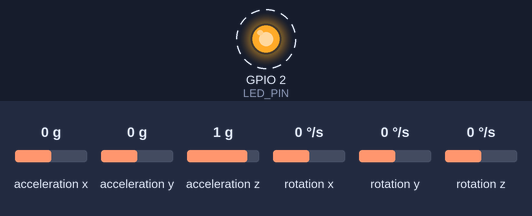
This sketch was run on a simulated ESP32. Shown: output pins drawn as LEDs (lit = HIGH). Wiring (inferred from the names in the program): MPU-9250 motion sensor at I2C address 0x68. Dashed ring = blinking. Inputs (shaded band) come from the test bench; at power-on: acceleration x 0 g, acceleration y 0 g, acceleration z 1 g, rotation x 0 °/s, rotation y 0 °/s, rotation z 0 °/s. What the sketch prints to the serial monitor is not drawn.

Above: at 4.2 s.
Timing chart, 0 to 7.0 s (numbered marks = the images above):
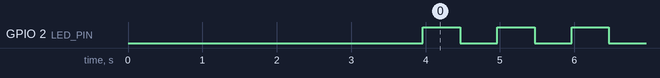

Measured:
- by itself, GPIO 2 (LED_PIN): alternates HIGH for 0.50 s and LOW for 0.50 s

The sketch:

esp32_imu_test.ino
```cpp
/*
 * ============================================================================
 * ESP32 + IMU GY-521 (MPU6050) - TES BACA SUDUT (TAHAP 1)
 * ============================================================================
 * Tujuan tahap ini HANYA: ESP32 membaca IMU dan mengirim sudut lewat USB
 * Serial. Belum ada motor/ESC/PID.
 *
 * Format output SAMA dengan firmware Uno lama, jadi GUI Python (mode
 * Hardware) langsung bisa membaca tanpa diubah:
 *
 *     *,f1,f2,f3,f4,f5,f6,f7,f8,#        (115200 baud, diakhiri newline)
 *
 *   f1 = sudut sumbu LAIN (deg, filter komplementer)  -> untuk cek sumbu
 *   f2 = SUDUT BATANG (deg, filter komplementer)       -> dibaca GUI
 *   f3 = laju sudut batang dari gyro (deg/s)
 *   f4 = ax (g)    f5 = ay (g)    f6 = az (g)
 *   f7 = suhu sensor (degC)
 *   f8 = frekuensi loop baca IMU (Hz)
 *
 * Baris yang TIDAK diawali '*' adalah pesan teks (tampil di GUI sebagai
 * "Pesan Uno"), mis. status kalibrasi atau error I2C.
 *
 * ----------------------------------------------------------------------------
 * WIRING (ESP32 DevKit V1 / WROOM-32)
 * ----------------------------------------------------------------------------
 *   GY-521 VCC -> 3V3  (boleh juga VIN/5V, modul punya regulator sendiri)
 *   GY-521 GND -> GND
 *   GY-521 SDA -> GPIO 21
 *   GY-521 SCL -> GPIO 22
 *   GY-521 AD0 -> GND / dibiarkan (alamat 0x68). Jika AD0 ke 3V3 -> 0x69.
 *
 * ----------------------------------------------------------------------------
 * CARA PAKAI
 * ----------------------------------------------------------------------------
 *   1. Arduino IDE: Board "ESP32 Dev Module", pilih port COM ESP32, Upload.
 *      (Tidak perlu library tambahan, hanya Wire bawaan.)
 *   2. Saat menyala, DIAMKAN alat ~2 detik (kalibrasi bias gyro).
 *   3. Buka Serial Monitor/Plotter 115200, atau GUI Python mode Hardware.
 *   4. Miringkan batang: kalau yang berubah malah f1 (bukan f2), ganti
 *      BEAM_AXIS di bawah. Kalau arahnya terbalik, pakai tombol "balik
 *      arah" di GUI, atau set BEAM_SIGN = -1.
 * ============================================================================
 */

#include <Wire.h>
#include <math.h>

// ----------------------------- konfigurasi ---------------------------------
#define I2C_SDA        21
#define I2C_SCL        22
#define I2C_HZ         400000      // 400 kHz (turunkan ke 100000 jika kabel panjang)
#define MPU_ADDR       0x68        // 0x69 jika pin AD0 dihubungkan ke 3V3

#define LED_PIN        2           // D2 / GPIO2 (LED onboard DevKit V1)
#define LED_OK_MS      500         // kedip lambat  = normal (toggle tiap 500 ms)
#define LED_ERR_MS     100         // kedip cepat   = ada error baca I2C

#define BAUD           115200
#define SAMPLE_HZ      500         // laju baca IMU + update filter
#define OUTPUT_HZ      100         // laju kirim baris ke Serial

#define BEAM_AXIS      1         // 0 = putar terhadap sumbu X (roll), 1 = sumbu Y (pitch)
#define BEAM_SIGN      1        // 1 atau -1 untuk membalik arah sudut (-1: sesuai alat asli)
#define COMP_ALPHA     0.98f       // bobot gyro pada filter komplementer
#define CALIB_SAMPLES  1000        // ~2 s @ 500 Hz

// ----------------------------- register MPU6050 ----------------------------
#define REG_SMPLRT_DIV   0x19
#define REG_CONFIG       0x1A
#define REG_GYRO_CONFIG  0x1B
#define REG_ACCEL_CONFIG 0x1C
#define REG_ACCEL_XOUT_H 0x3B
#define REG_PWR_MGMT_1   0x6B
#define REG_WHO_AM_I     0x75

const float ACC_LSB_PER_G   = 16384.0f;  // +-2 g
const float GYRO_LSB_PER_DPS = 131.0f;   // +-250 deg/s

// ----------------------------- state ---------------------------------------
float gyroBias[3] = {0, 0, 0};
float angRoll = 0, angPitch = 0;         // hasil filter komplementer (deg)
float ax_g = 0, ay_g = 0, az_g = 0, tempC = 0;
float gx_dps = 0, gy_dps = 0, gz_dps = 0;

uint32_t lastSampleUs = 0, lastOutUs = 0;
uint32_t loopCount = 0, rateT0 = 0;
float loopHz = 0;
uint32_t i2cErrors = 0;
bool imuOk = false;
uint32_t lastLedMs = 0, lastErrMs = 0;
bool ledState = false;

// Kedip LED non-blocking. Cepat selama 1 detik setelah error I2C terakhir.
void updateLed() {
  uint32_t ms = millis();
  uint32_t period = (lastErrMs && (ms - lastErrMs) < 1000) ? LED_ERR_MS : LED_OK_MS;
  if (ms - lastLedMs >= period) {
    lastLedMs = ms;
    ledState = !ledState;
    digitalWrite(LED_PIN, ledState);
  }
}

// ----------------------------- I2C helper ----------------------------------
bool writeReg(uint8_t reg, uint8_t val) {
  Wire.beginTransmission(MPU_ADDR);
  Wire.write(reg);
  Wire.write(val);
  return Wire.endTransmission() == 0;
}

bool readRegs(uint8_t reg, uint8_t *buf, uint8_t n) {
  Wire.beginTransmission(MPU_ADDR);
  Wire.write(reg);
  if (Wire.endTransmission(false) != 0) return false;   // repeated start
  if (Wire.requestFrom((uint8_t)MPU_ADDR, n) != n) return false;
  for (uint8_t i = 0; i < n; i++) buf[i] = Wire.read();
  return true;
}

// Baca accel + suhu + gyro sekaligus (14 byte). Gyro sudah dikurangi bias.
bool readImu() {
  uint8_t b[14];
  if (!readRegs(REG_ACCEL_XOUT_H, b, 14)) return false;
  int16_t ax = (b[0] << 8) | b[1];
  int16_t ay = (b[2] << 8) | b[3];
  int16_t az = (b[4] << 8) | b[5];
  int16_t t  = (b[6] << 8) | b[7];
  int16_t gx = (b[8] << 8) | b[9];
  int16_t gy = (b[10] << 8) | b[11];
  int16_t gz = (b[12] << 8) | b[13];
  ax_g = ax / ACC_LSB_PER_G;
  ay_g = ay / ACC_LSB_PER_G;
  az_g = az / ACC_LSB_PER_G;
  tempC = t / 340.0f + 36.53f;
  gx_dps = gx / GYRO_LSB_PER_DPS - gyroBias[0];
  gy_dps = gy / GYRO_LSB_PER_DPS - gyroBias[1];
  gz_dps = gz / GYRO_LSB_PER_DPS - gyroBias[2];
  return true;
}

// Sudut dari accelerometer saja (deg)
float accRoll()  { return atan2f(ay_g, az_g) * RAD_TO_DEG; }
float accPitch() { return atan2f(-ax_g, sqrtf(ay_g * ay_g + az_g * az_g)) * RAD_TO_DEG; }

// ----------------------------- inisialisasi --------------------------------
bool initImu() {
  uint8_t who = 0;
  if (!readRegs(REG_WHO_AM_I, &who, 1)) {
    Serial.printf("IMU tidak menjawab di alamat 0x%02X. Cek kabel SDA=%d SCL=%d, VCC, GND.\n",
                  MPU_ADDR, I2C_SDA, I2C_SCL);
    return false;
  }
  // MPU6050 asli = 0x68. Modul klon sering MPU6500/9250 (0x70/0x71/0x73) -
  // register accel/gyro sama, jadi tetap dipakai, cukup diberi info.
  if (who != 0x68) {
    Serial.printf("Info: WHO_AM_I = 0x%02X (bukan 0x68, kemungkinan chip klon). Tetap dicoba.\n", who);
  }
  bool ok = true;
  ok &= writeReg(REG_PWR_MGMT_1, 0x01);     // bangun, clock dari gyro X (lebih stabil)
  delay(100);
  ok &= writeReg(REG_CONFIG, 0x03);         // DLPF ~44 Hz (redam getaran propeller)
  ok &= writeReg(REG_SMPLRT_DIV, 0x01);     // 1 kHz / (1+1) = 500 Hz
  ok &= writeReg(REG_GYRO_CONFIG, 0x00);    // +-250 deg/s
  ok &= writeReg(REG_ACCEL_CONFIG, 0x00);   // +-2 g
  if (!ok) Serial.println("Gagal menulis konfigurasi IMU.");
  return ok;
}

void calibrateGyro() {
  Serial.println("Kalibrasi gyro: DIAMKAN alat ~2 detik...");
  float sum[3] = {0, 0, 0};
  int n = 0;
  float saved[3] = {gyroBias[0], gyroBias[1], gyroBias[2]};
  gyroBias[0] = gyroBias[1] = gyroBias[2] = 0;
  for (int i = 0; i < CALIB_SAMPLES; i++) {
    if (readImu()) {
      sum[0] += gx_dps; sum[1] += gy_dps; sum[2] += gz_dps;
      n++;
    }
    delayMicroseconds(1000000 / SAMPLE_HZ);
  }
  if (n < CALIB_SAMPLES / 2) {
    Serial.println("Kalibrasi gagal (terlalu banyak error I2C), bias lama dipakai.");
    for (int k = 0; k < 3; k++) gyroBias[k] = saved[k];
    return;
  }
  for (int k = 0; k < 3; k++) gyroBias[k] = sum[k] / n;
  Serial.printf("Bias gyro (deg/s): x=%.3f y=%.3f z=%.3f\n", gyroBias[0], gyroBias[1], gyroBias[2]);

  // sudut awal dari accelerometer supaya filter tidak start dari 0
  if (readImu()) {
    angRoll = accRoll();
    angPitch = accPitch();
  }
}

void setup() {
  pinMode(LED_PIN, OUTPUT);
  digitalWrite(LED_PIN, LOW);
  Serial.begin(BAUD);
  delay(300);
  Serial.println();
  Serial.println("ESP32 IMU test - GY-521/MPU6050");

  Wire.begin(I2C_SDA, I2C_SCL);
  Wire.setClock(I2C_HZ);

  while (!(imuOk = initImu())) {
    digitalWrite(LED_PIN, !digitalRead(LED_PIN));   // kedip saat IMU belum terdeteksi
    delay(1000);                 // coba terus sampai IMU terdeteksi
  }
  calibrateGyro();
  Serial.println("Siap. Kirim 'c' lewat Serial untuk kalibrasi ulang gyro.");
  Serial.println("Format: *,sudut_lain,SUDUT,laju_dps,ax,ay,az,suhu,loop_hz,#");

  lastSampleUs = lastOutUs = micros();
  rateT0 = millis();
}

// ----------------------------- loop ----------------------------------------
void loop() {
  // perintah sederhana dari Serial Monitor
  if (Serial.available()) {
    char c = Serial.read();
    if (c == 'c' || c == 'C') calibrateGyro();
  }

  updateLed();

  uint32_t now = micros();
  if ((uint32_t)(now - lastSampleUs) < (1000000UL / SAMPLE_HZ)) return;
  float dt = (now - lastSampleUs) * 1e-6f;
  lastSampleUs = now;
  if (dt > 0.1f) dt = 0.1f;      // jaga-jaga setelah jeda panjang

  if (!readImu()) {
    i2cErrors++;
    lastErrMs = millis() | 1;    // tandai waktu error (|1 agar tidak 0)
    if (i2cErrors % 100 == 1) Serial.printf("Error baca I2C (total %lu)\n", (unsigned long)i2cErrors);
    if (i2cErrors % 500 == 0) {  // coba pulihkan bus + sensor
      Wire.end();
      Wire.begin(I2C_SDA, I2C_SCL);
      Wire.setClock(I2C_HZ);
      initImu();
    }
    return;
  }

  // filter komplementer: gyro (halus, tapi drift) + accel (absolut, tapi bising)
  angRoll  = COMP_ALPHA * (angRoll  + gx_dps * dt) + (1.0f - COMP_ALPHA) * accRoll();
  angPitch = COMP_ALPHA * (angPitch + gy_dps * dt) + (1.0f - COMP_ALPHA) * accPitch();

  loopCount++;
  uint32_t ms = millis();
  if (ms - rateT0 >= 1000) {
    loopHz = loopCount * 1000.0f / (ms - rateT0);
    loopCount = 0;
    rateT0 = ms;
  }

  if ((uint32_t)(now - lastOutUs) >= (1000000UL / OUTPUT_HZ)) {
    lastOutUs = now;
#if BEAM_AXIS == 0
    float beam = angRoll,  other = angPitch, rate = gx_dps;
#else
    float beam = angPitch, other = angRoll,  rate = gy_dps;
#endif
    beam *= BEAM_SIGN;
    rate *= BEAM_SIGN;
    Serial.printf("*,%.2f,%.2f,%.2f,%.3f,%.3f,%.3f,%.1f,%.0f,#\n",
                  other, beam, rate, ax_g, ay_g, az_g, tempC, loopHz);
  }
}
```
